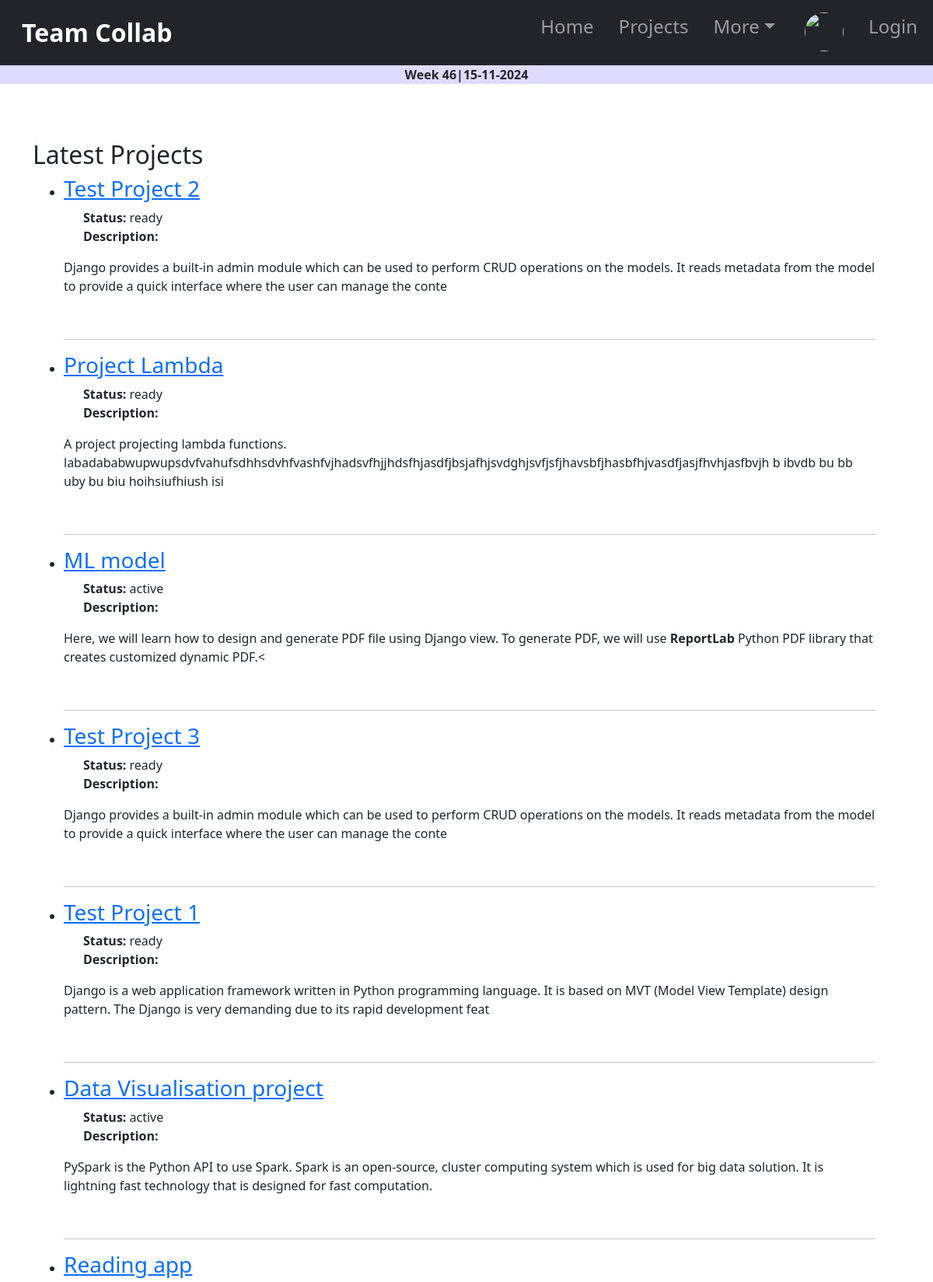
The app's page /projects/ (upper part), older data.
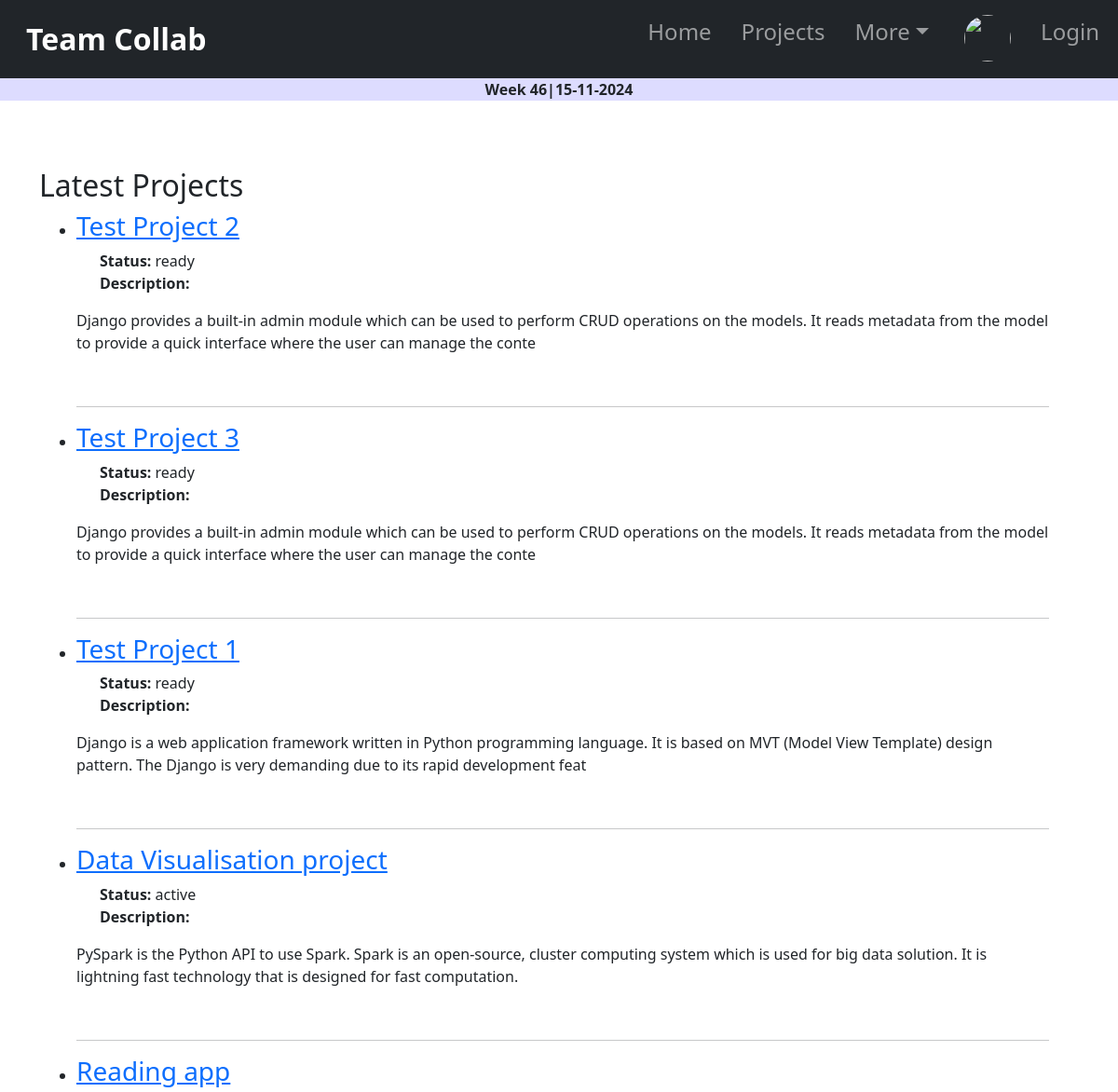
The same page, newer data.
### tasks/models.py (models this page shows, shortened)
class Project(models.Model):
    project_name = models.CharField(max_length=255)
    description = RichTextField(max_length=3000,null=True, blank=True)
    start_date = models.DateField()
    end_date = models.DateField()
    status = models.CharField(max_length=20, choices=ProjectStatus.choices, default=ProjectStatus.OPEN)
    project_file = models.FileField(upload_to='media/', null=True, blank=True)
    project_repo = models.URLField(blank=True, null= True)
    progress = models.IntegerField(default=0)

### tasks/views.py (the view)
# urls.py: path('projects/', views.project_list, name='project_list'),
def project_list(request):
    projects = Project.objects.all().order_by('-end_date')
    return render(request, 'tasks/project_list.html', {'projects': projects})

### tasks/templates/tasks/project_list.html (shortened to what this page needs)
{% extends 'tasks/base.html' %}
{% block content %}
<br>
<br>
<br>
<div class="container">
  <h2>Latest Projects</h2>
    <ul>
      {% for project in projects %}
        <li>
          <h3><a href="{% url 'project_detail' project.id %}">{{ project.project_name }}</a></h3>
          <strong style="margin-left: 25px;">Status: </strong>{{project.status}}
          <br>
          <strong style="margin-left: 25px;">Description:</strong><p>{{ project.description|safe|slice:'200'}}</p><br>
        </li>
        <hr>
      {% endfor %}
    </ul>
      <br>
      <br>
</div>
{% endblock %}

Row changes from the older to the newer data that the page shows:
removed Project: project_name "Project Lambda", status "ready", description "A project projecting lambda functions. labadababwupwupsdvfvahufsdhhsdvhfvashfvjhadsvfhjjhdsfhjasdfjbsjafhjsvdghjsvfjsfjhavsbfjhasbfhjvasdfjasjfhvhjasfbvjh b ibvdb bu bb uby bu biu hoihsiufhiush isi"
removed Project: project_name "ML model", status "active", description "Here, we will learn how to design and generate PDF file using Django view. To generate PDF, we will use ReportLab Python PDF library that creates customized dynamic PDF.<"
